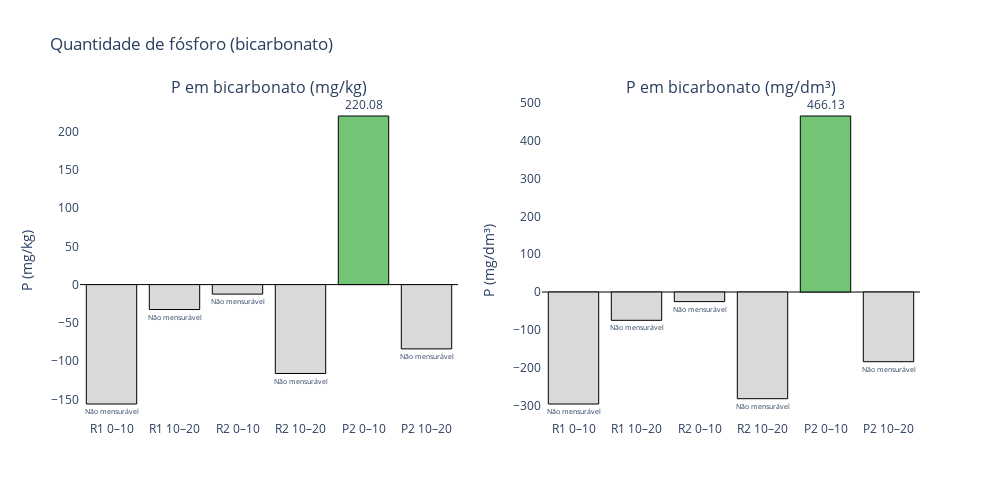

Notebook code cell kept with this figure:
### Code cell
import plotly.graph_objects as go
from plotly.subplots import make_subplots
import numpy as np

# Seus dados (mantém o mesmo formato)
valores_mgkg = np.array([
    R1_0_10_bicarbonato,
    R1_10_20_bicarbonato,
    R2_0_10_bicarbonato,
    R2_10_20_bicarbonato,
    P2_0_10_bicarbonato,
    P2_10_20_bicarbonato
], dtype=float)

valores_mg_dm3 = np.array(valores_mg_dm3, dtype=float)
densidades = np.array(densidades, dtype=float)

labels = ['R1 0–10','R1 10–20','R2 0–10','R2 10–20','P2 0–10','P2 10–20']

def colors_for(vals):
    return ['#74c476' if v >= 0 else '#d9d9d9' for v in vals]

# Exibir dados no terminal
for label, dens, mgkg, mgdm3 in zip(labels, densidades, valores_mgkg, valores_mg_dm3):
    print(f"{label}: densidade = {dens:.4f} g/cm³  |  {mgkg:.2f} mg/kg  ->  {mgdm3:.2f} mg/dm³")

# Criação das duas colunas (subplots lado a lado)
fig = make_subplots(rows=1, cols=2, subplot_titles=("P em bicarbonato (mg/kg)", "P em bicarbonato (mg/dm³)"))

# --- Primeiro gráfico (mg/kg)
colors1 = colors_for(valores_mgkg)
texts1 = [f"{v:.2f}" if v >= 0 else "Não mensurável" for v in valores_mgkg]
fig.add_trace(
    go.Bar(
        x=labels,
        y=valores_mgkg,
        text=texts1,
        textposition="outside",
        marker=dict(color=colors1, line=dict(color='black', width=1)),
        name="P (mg/kg)"
    ),
    row=1, col=1
)

# --- Segundo gráfico (mg/dm³)
colors2 = colors_for(valores_mg_dm3)
texts2 = [f"{v:.2f}" if v >= 0 else "Não mensurável" for v in valores_mg_dm3]
fig.add_trace(
    go.Bar(
        x=labels,
        y=valores_mg_dm3,
        text=texts2,
        textposition="outside",
        marker=dict(color=colors2, line=dict(color='black', width=1)),
        name="P (mg/dm³)"
    ),
    row=1, col=2
)

# Layout geral
fig.update_layout(
    height=500,
    width=1000,
    title_text="Quantidade de fósforo (bicarbonato)",
    showlegend=False,
    plot_bgcolor='rgba(0,0,0,0)',
)
fig.update_yaxes(title_text="P (mg/kg)", row=1, col=1, zeroline=True, zerolinewidth=1, zerolinecolor='black')
fig.update_yaxes(title_text="P (mg/dm³)", row=1, col=2, zeroline=True, zerolinewidth=1, zerolinecolor='black')

fig.show()

### Figure 1 — Plotly figure (JSON) as saved in the notebook; plotly's stock layout.template omitted (floating-point values rounded to 4 significant figures)
{"data": [{"marker": {"color": ["#d9d9d9", "#d9d9d9", "#d9d9d9", "#d9d9d9", "#74c476", "#d9d9d9"], "line": {"color": "black", "width": 1}}, "name": "P (mg/kg)", "text": ["Não mensurável", "Não mensurável", "Não mensurável", "Não mensurável", "220.08", "Não mensurável"], "textposition": "outside", "type": "bar", "x": ["R1 0–10", "R1 10–20", "R2 0–10", "R2 10–20", "P2 0–10", "P2 10–20"], "xaxis": "x", "y": [-155.9, -32.54, -12.42, -116.0, 220.1, -83.92], "yaxis": "y"}, {"marker": {"color": ["#d9d9d9", "#d9d9d9", "#d9d9d9", "#d9d9d9", "#74c476", "#d9d9d9"], "line": {"color": "black", "width": 1}}, "name": "P (mg/dm³)", "text": ["Não mensurável", "Não mensurável", "Não mensurável", "Não mensurável", "466.13", "Não mensurável"], "textposition": "outside", "type": "bar", "x": ["R1 0–10", "R1 10–20", "R2 0–10", "R2 10–20", "P2 0–10", "P2 10–20"], "xaxis": "x2", "y": [-296.5, -74.89, -25.37, -282.4, 466.1, -184.5], "yaxis": "y2"}], "layout": {"annotations": [{"font": {"size": 16}, "showarrow": false, "text": "P em bicarbonato (mg/kg)", "x": 0.225, "xanchor": "center", "xref": "paper", "y": 1, "yanchor": "bottom", "yref": "paper"}, {"font": {"size": 16}, "showarrow": false, "text": "P em bicarbonato (mg/dm³)", "x": 0.775, "xanchor": "center", "xref": "paper", "y": 1, "yanchor": "bottom", "yref": "paper"}], "height": 500, "plot_bgcolor": "rgba(0,0,0,0)", "showlegend": false, "title": {"text": "Quantidade de fósforo (bicarbonato)"}, "width": 1000, "xaxis": {"anchor": "y", "domain": [0, 0.45]}, "xaxis2": {"anchor": "y2", "domain": [0.55, 1]}, "yaxis": {"anchor": "x", "domain": [0, 1], "title": {"text": "P (mg/kg)"}, "zeroline": true, "zerolinecolor": "black", "zerolinewidth": 1}, "yaxis2": {"anchor": "x2", "domain": [0, 1], "title": {"text": "P (mg/dm³)"}, "zeroline": true, "zerolinecolor": "black", "zerolinewidth": 1}}}
